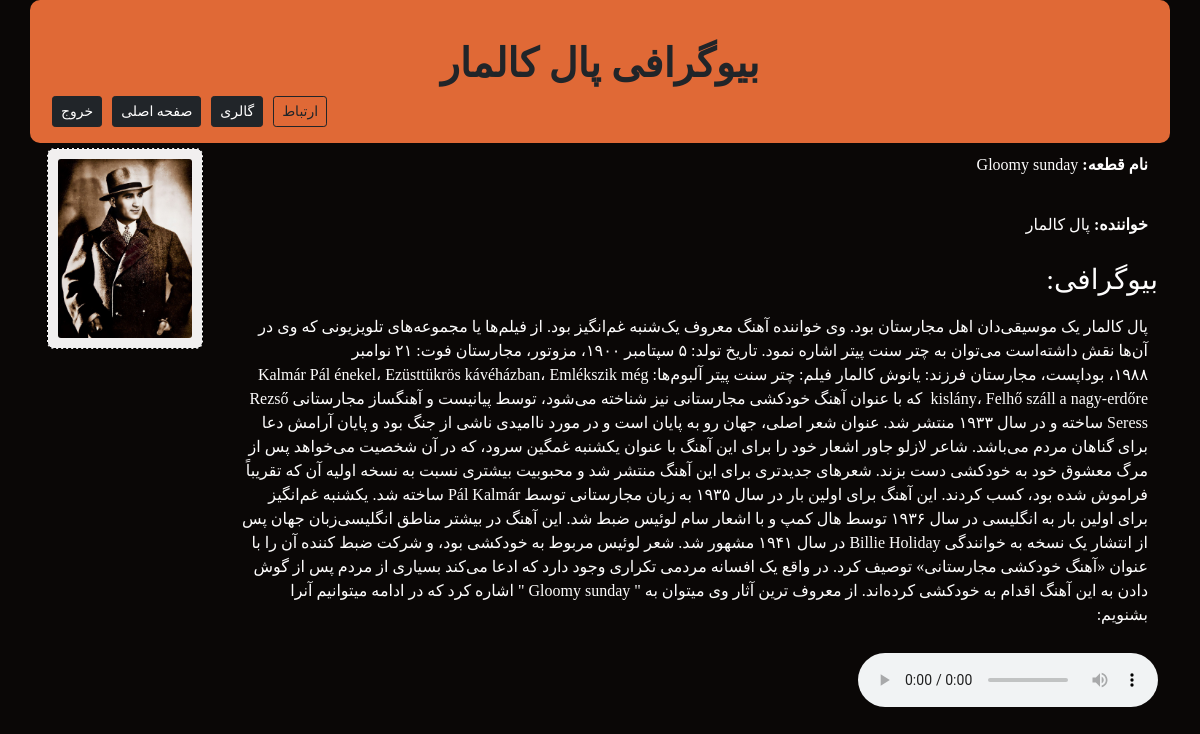
/detail/22 (signed in), run on the app's committed database.
### music/models.py (models this page shows, shortened)
class Music(models.Model):
    name=models.CharField(max_length=100)
    singer=models.CharField(max_length=100)
    biography=models.TextField()
    music=models.FileField(upload_to='music/', null=True)
    poster=models.ImageField(upload_to='poster/')

### music/views.py (the view)
# urls.py: path('detail/<int:music_id>', views.MusicDetailView),
@login_required
def MusicDetailView(request, music_id):
        music=Music.objects.get(pk=music_id)
        context={
            'musicdetail':music
        }
        return render(request, 'music/music_detail.html', context)

### music/templates/music/music_detail.html (shortened to what this page needs)
{% extends "music/_base.html" %}
{% block titlepage %}
    <b>بیوگرافی {{ musicdetail.singer }}</b>
{% endblock %}
{% block mainContent %}
    <div class="col-md-10">
        <p style="color: #fefdfd;"><b>نام قطعه: </b>{{musicdetail.name}}</p>
        <p style="color: #fefdfd;"><b>خواننده: </b>{{musicdetail.singer}}</p>
        <h3 style="color: #fefdfd;">بیوگرافی: </h3>
        <p style="color: #fefdfd;">{{musicdetail.biography}}</p>
    </div>
    <div class="col-md-2">
        <div class="imageBox" style="border-radius: 7px;">
            <img src="{{ musicdetail.poster.url }}" style="border-radius: 3px;">
        </div>
    </div>
    <div>
        <audio controls>
            <source src="{{ musicdetail.music.url }}" type="audio/mp3">
        </audio>
    </div>
{% endblock %}

### music/static/music/css/style.css (style rules this page uses)
body { font-family: 'Irancell' !important; }
p { padding: 10px; }
.imageBox { margin: 5px; background-color: #f1efef; text-align: center; font-size: 17px; border:1px dashed black; padding:10px }
.imageBox img { width: 100%; height: auto; }

### data on the page
Music: singer "پال کالمار", name "Gloomy sunday", biography "پال کالمار یک موسیقی‌دان اهل مجارستان بود. وی خواننده آهنگ معروف یک‌شنبه غم‌انگیز بود. از فیلم‌ها یا مجموعه‌های تلویزیونی که وی در آن‌ها نقش داشته‌است می‌توان به چتر سنت پیتر اشاره نمود. تاریخ تولد: ۵ سپتامبر ۱۹۰۰، مزوتور، مجارستان فوت: ۲۱ نوامبر ۱۹۸۸، بوداپست، مجارستان فرزند: یانوش کالمار فیلم: چتر سنت پیتر آلبوم‌ها: Kalmár Pál énekel، Ezüsttükrös kávéházban، Emlékszik még kislány، Felhő száll a nagy-erdőre که با عنوان آهنگ خودکشی مجارستانی نیز شناخته می‌شود، توسط پیانیست و آهنگساز مجارستانی Rezső Seress ساخته و در سال ۱۹۳۳ منتشر شد. عنوان شعر اصلی، جهان رو به پایان است و در مورد ناامیدی ناشی از جنگ بود و پایان آرامش دعا برای گناهان مردم می‌باشد. شاعر لازلو جاور اشعار خود را برای این آهنگ…", poster (picture)
